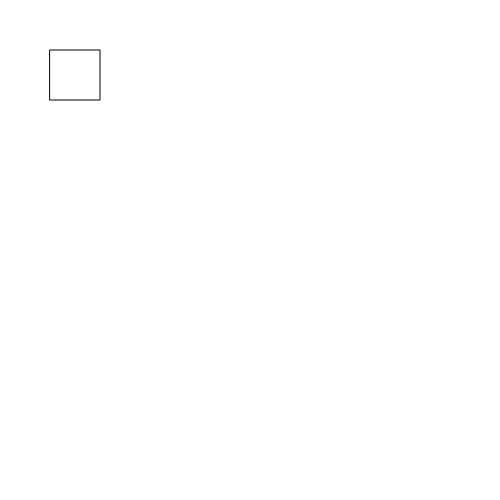
Frame 1 (no input)
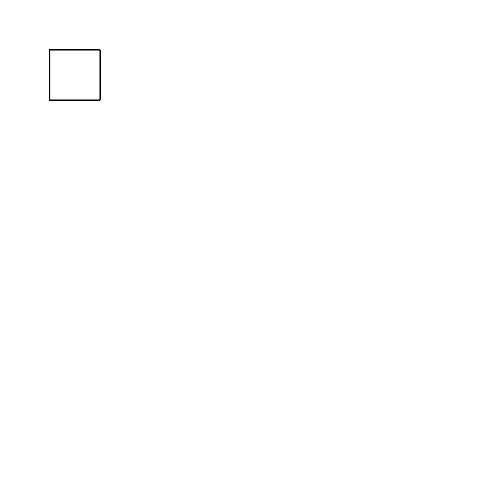
Frame 60 (no input)
Frame 120 (the mouse pressed at the canvas centre since frame 60): identical to frame 60, image omitted

The p5.js sketch that drew these frames (run headless with seeded random() and noise() and a simulated clock; from frame 60 on, the mouse is pressed at the canvas centre):

// p5.js sketch
// ── sketch.js
function setup() {
  createCanvas(500,500);
}

function draw() {
  rect(50, 50, 50, 50);
}
